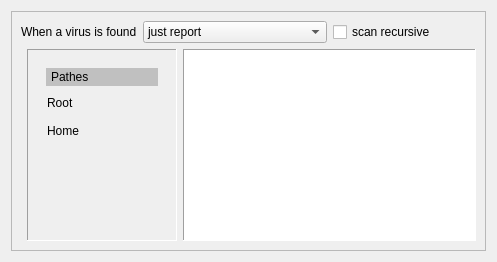
     <widget class="QWidget" name="wizardPage_3">
      <layout class="QGridLayout" name="gridLayout_14">
       <item row="0" column="0">
        <widget class="QFrame" name="frame_2">
         <property name="frameShape">
          <enum>QFrame::StyledPanel</enum>
         </property>
         <property name="frameShadow">
          <enum>QFrame::Raised</enum>
         </property>
         <layout class="QGridLayout" name="gridLayout_13">
          <item row="0" column="0" rowspan="2" colspan="3">
           <layout class="QHBoxLayout" name="horizontalLayout_5">
            <item>
             <widget class="QLabel" name="virusFoundLabel">
              <property name="text">
               <string>When a virus is found</string>
              </property>
             </widget>
            </item>
            <item>
             <widget class="QComboBox" name="virusFoundComboBox">
              <item>
               <property name="text">
                <string>just report</string>
               </property>
              </item>
              <item>
               <property name="text">
                <string>remove file (be careful)</string>
               </property>
              </item>
              <item>
               <property name="text">
                <string>move file to qurantine folder</string>
               </property>
              </item>
              <item>
               <property name="text">
                <string>copy file to quarantine folder</string>
               </property>
              </item>
             </widget>
            </item>
            <item>
             <widget class="QCheckBox" name="recursivCheckBox">
              <property name="text">
               <string>scan recursive</string>
              </property>
             </widget>
            </item>
            <item>
             <spacer name="horizontalSpacer_6">
              <property name="orientation">
               <enum>Qt::Horizontal</enum>
              </property>
              <property name="sizeHint" stdset="0">
               <size>
                <width>40</width>
                <height>20</height>
               </size>
              </property>
             </spacer>
            </item>
           </layout>
          </item>
          <item row="2" column="2">
           <widget class="QTreeView" name="treeView">
            <property name="styleSheet">
             <string notr="true"/>
            </property>
            <property name="frameShape">
             <enum>QFrame::Panel</enum>
            </property>
            <attribute name="headerVisible">
             <bool>false</bool>
            </attribute>
           </widget>
          </item>
          <item row="2" column="1">
           <widget class="QFrame" name="deviceFrame">
            <property name="minimumSize">
             <size>
              <width>150</width>
              <height>0</height>
             </size>
            </property>
            <property name="maximumSize">
             <size>
              <width>150</width>
              <height>16777215</height>
             </size>
            </property>
            <property name="frameShape">
             <enum>QFrame::Panel</enum>
            </property>
            <property name="frameShadow">
             <enum>QFrame::Sunken</enum>
            </property>
            <layout class="QGridLayout" name="gridLayout_7">
             <item row="1" column="0">
              <spacer name="verticalSpacer_5">
               <property name="orientation">
                <enum>Qt::Vertical</enum>
               </property>
               <property name="sizeHint" stdset="0">
                <size>
                 <width>20</width>
                 <height>40</height>
                </size>
               </property>
              </spacer>
             </item>
             <item row="0" column="0">
              <widget class="QFrame" name="pathFrame">
               <property name="frameShape">
                <enum>QFrame::NoFrame</enum>
               </property>
               <property name="frameShadow">
                <enum>QFrame::Plain</enum>
               </property>
               <layout class="QGridLayout" name="gridLayout_9">
                <item row="2" column="0">
                 <widget class="QPushButton" name="homePathButton">
                  <property name="layoutDirection">
                   <enum>Qt::LeftToRight</enum>
                  </property>
                  <property name="styleSheet">
                   <string notr="true">text-align:left</string>
                  </property>
                  <property name="text">
                   <string>Home</string>
                  </property>
                  <property name="icon">
                   <iconset resource="../resources.qrc">
                    <normaloff>:/icons/icons/homefolder.png</normaloff>:/icons/icons/homefolder.png</iconset>
                  </property>
                  <property name="iconSize">
                   <size>
                    <width>28</width>
                    <height>28</height>
                   </size>
                  </property>
                  <property name="flat">
                   <bool>true</bool>
                  </property>
                 </widget>
                </item>
                <item row="0" column="0">
                 <widget class="QLabel" name="pathLabel">
                  <property name="maximumSize">
                   <size>
                    <width>16777215</width>
                    <height>30</height>
                   </size>
                  </property>
                  <property name="styleSheet">
                   <string notr="true">background:#c0c0c0;padding:2px;</string>
                  </property>
                  <property name="text">
                   <string>Pathes</string>
                  </property>
                 </widget>
                </item>
                <item row="1" column="0">
                 <widget class="QPushButton" name="basePathButton">
                  <property name="styleSheet">
                   <string notr="true">text-align:left</string>
                  </property>
                  <property name="text">
                   <string>Root</string>
                  </property>
                  <property name="icon">
                   <iconset resource="../resources.qrc">
                    <normaloff>:/icons/icons/basefolder.png</normaloff>:/icons/icons/basefolder.png</iconset>
                  </property>
                  <property name="iconSize">
                   <size>
                    <width>28</width>
                    <height>28</height>
                   </size>
                  </property>
                  <property name="flat">
                   <bool>true</bool>
                  </property>
                 </widget>
                </item>
               </layout>
              </widget>
             </item>
            </layout>
           </widget>
          </item>
         </layout>
        </widget>
       </item>
      </layout>
     </widget>
